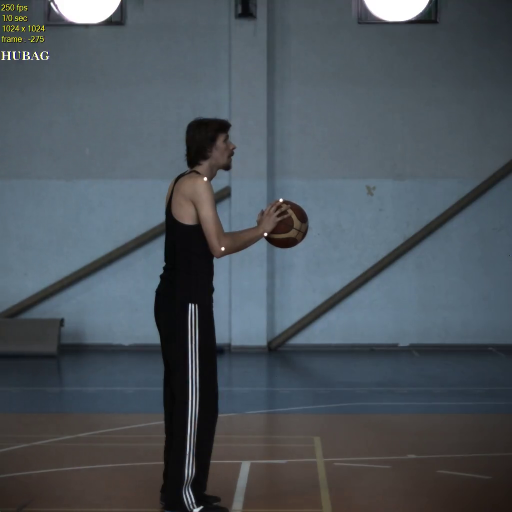
#> input picture frame 26 of basket.mp4, 1024 x 1024 px (shown at 1/2 size)
$ python 'app3 copy.py'
#> lines starting #> are read from the running program, lines starting #| are printed output that depends on the picture; after the words box and inside, x2 and y2 are one past the last pixel; in counts of white or black regions, pixels touching at a corner belong together
import numpy as np
import cv2
import time
import math
import matplotlib.pyplot as plt

# ORB kullanılıyor
orb = cv2.ORB_create()

def grayscale(_img):
    # Gri tonlama ve threshold
    gray_image = cv2.cvtColor(_img, cv2.COLOR_BGR2GRAY)
    _, thresh = cv2.threshold(gray_image, 240, 255, cv2.THRESH_BINARY)
    return thresh

def findAngle(p1, p2, p3):
    # Üç nokta arasındaki açıyı hesapla
    x1, y1 = p1
    x2, y2 = p2
    x3, y3 = p3

    vec1 = (x1 - x2, y1 - y2)
    vec2 = (x3 - x2, y3 - y2)

    dot_prod = vec1[0] * vec2[0] + vec1[1] * vec2[1]
    mag1 = math.hypot(*vec1)
    mag2 = math.hypot(*vec2)

    if mag1 == 0 or mag2 == 0:
        return 0

    cos_angle = max(-1, min(1, dot_prod / (mag1 * mag2)))
    angle = math.degrees(math.acos(cos_angle))
    return angle

def findKeypointsAndDescriptors(thresh):
    kp, des = orb.detectAndCompute(thresh, None)
    return kp, des

def draw_points_and_angle(img, points, angle):
    # Noktaları çiz
    for i, point in enumerate(points):
        cv2.circle(img, point, 5, (0, 255, 0), -1)
        cv2.putText(img, f"P{i+1}", (point[0] + 5, point[1] - 5), cv2.FONT_HERSHEY_SIMPLEX, 0.5, (255, 0, 0), 1)

    # Üç nokta arasına çizgi çiz
    cv2.line(img, points[0], points[1], (255, 0, 0), 2)
    cv2.line(img, points[1], points[2], (255, 0, 0), 2)

    # Açıyı görüntüye yaz
    cv2.putText(img, f"Aci: {angle:.2f} deg", (20, 80), cv2.FONT_HERSHEY_SIMPLEX, 0.8, (0, 0, 255), 2)

def match_previous_points(prev_points, curr_keypoints):
    """
    Önceki karedeki noktaları, mevcut karedeki keypoint'lerle eşleştirir.
    """
    matched_points = []
    for prev_pt in prev_points:
        min_distance = float('inf')
        closest_pt = None

        for kp in curr_keypoints:
            curr_pt = (int(kp.pt[0]), int(kp.pt[1]))
            distance = math.hypot(prev_pt[0] - curr_pt[0], prev_pt[1] - curr_pt[1])

            if distance < min_distance:
                min_distance = distance
                closest_pt = curr_pt

        matched_points.append(closest_pt)

    return matched_points

def main():
    cap = cv2.VideoCapture('./basket.mp4')

    cap.set(cv2.CAP_PROP_FRAME_WIDTH, 640)
    cap.set(cv2.CAP_PROP_FRAME_HEIGHT, 480)

    pTime = 0
    angles = []
    frame_count = 0

    prev_points = None  # Önceki karede seçilen noktalar

    while cap.isOpened():
        success, img = cap.read()
#> img is the input picture: shape (1024, 1024, 3); mean B, G, R 91.4, 84.4, 76.2
        if not success:
            print("Video okuma hatası...")
            break

        # FPS hesaplama
        cTime = time.time()
        fps_display = int(1 / (cTime - pTime + 1e-5))
        pTime = cTime

        h, w, c = img.shape
#> h = 1024; w = 1024; c = 3

        cv2.rectangle(img, (0,0), (100,150), (0, 0, 0), -1)
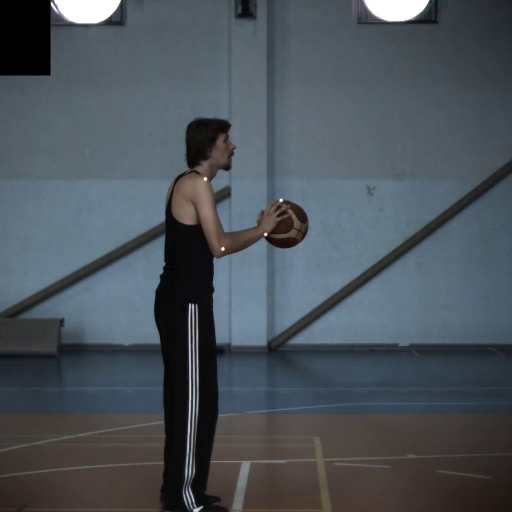
#> img: shape (1024, 1024, 3) (shown at 1/2 size); 1.45% of pixels changed, all inside (x1, y1, x2, y2) = (0, 0, 101, 151)
        cv2.rectangle(img, (w,h) , (0,h-433), (0, 0, 0), -1)
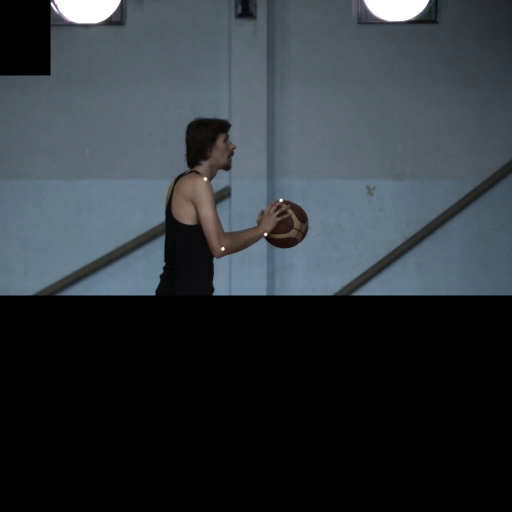
#> img: shape (1024, 1024, 3) (shown at 1/2 size); mean B, G, R 59.8, 54.6, 48.1
        cv2.rectangle(img, (0,0) , (w,45), (0, 0, 0), -1)
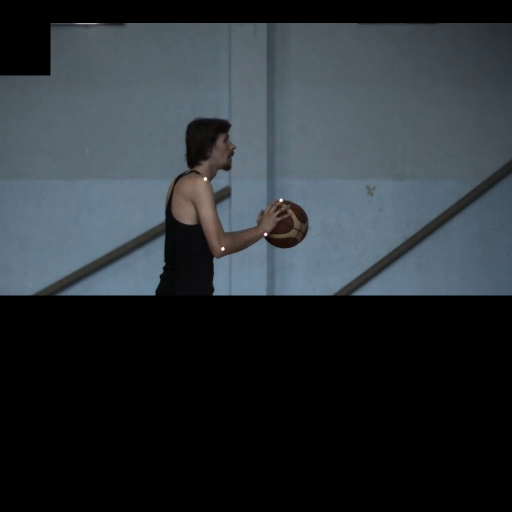
#> img: shape (1024, 1024, 3) (shown at 1/2 size); 4.05% of pixels changed, all inside (x1, y1, x2, y2) = (101, 0, 1024, 46)
        thres = grayscale(img)
#> in grayscale, `gray_image = cv2.cvtColor(_img, cv2.COLOR_BGR2GRAY)`:
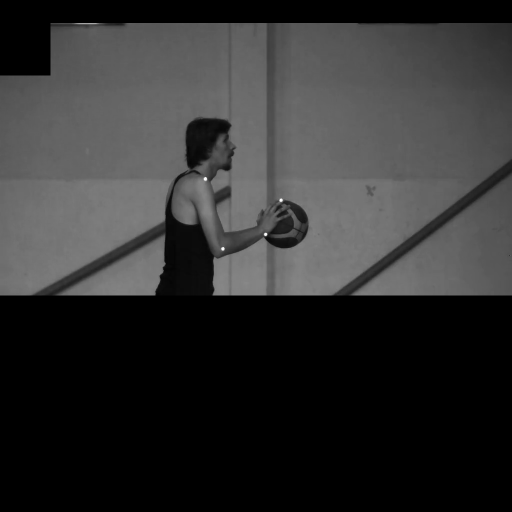
#> gray_image: shape (1024, 1024) (shown at 1/2 size); min 0, max 255, mean 48.8
#> in grayscale, `_, thresh = cv2.threshold(gray_image, 240, 255, cv2.THRESH_BINARY)`:
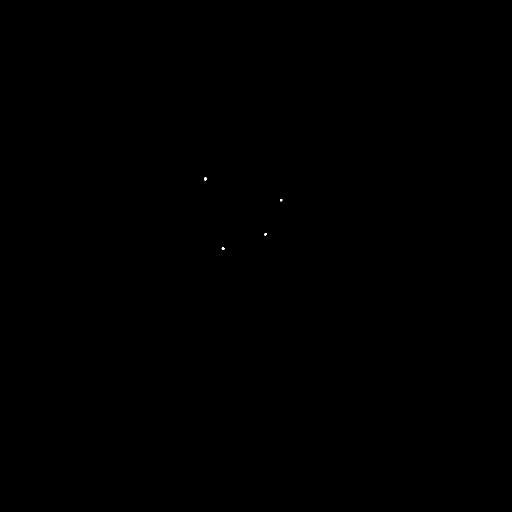
#> thresh: shape (1024, 1024) (shown at 1/2 size); 0.01% white; 4 white regions, box (x1, y1, x2, y2) and area: (408, 355, 414, 361) 28, (443, 495, 449, 500) 23, (529, 466, 534, 471) 21, (560, 398, 565, 403) 20
        keypoints, descriptors = findKeypointsAndDescriptors(thres)
#> in findKeypointsAndDescriptors, `kp, des = orb.detectAndCompute(thresh, None)`: kp = 24 keypoints; strongest (x, y, size): (410, 359, 44.6), (410, 356, 44.6), (446, 497, 44.6), (444, 497, 44.6)
#> keypoints has the same summary as kp in findKeypointsAndDescriptors


        # Nokta seçim işlemi
        if len(keypoints) >= 3:
            if prev_points is None:
                # İlk karede 3 keypoint seçilir
                prev_points = [(int(kp.pt[0]), int(kp.pt[1])) for kp in keypoints[:3]]
#> prev_points = [(410, 355), (410, 358), (443, 496)]
            else:
                # Sonraki karelerde önceki noktalarla en yakın eşleşme yapılır
                prev_points = match_previous_points(prev_points, keypoints)

            # Açı hesaplama
            if len(prev_points) == 3:
                angle = findAngle(prev_points[0], prev_points[1], prev_points[2])
#> angle = 166.6
                angles.append(angle)
                print(f"Frame {frame_count}: Açı: {angle:.2f} derece")
#| Frame 0: Açı: 166.55 derece

                # Noktaları ve açıyı çiz
                draw_points_and_angle(img, prev_points, angle)
#> the loop in draw_points_and_angle, `for i, point in enumerate(points):` made 3 passes
#> after the loop in draw_points_and_angle, `for i, point in enumerate(points):`: img: shape (1024, 1024, 3); 0.03% of pixels changed, all inside (x1, y1, x2, y2) = (405, 340, 468, 502)
#> in draw_points_and_angle, `cv2.line(img, points[0], points[1], (255, 0, 0), 2)`: img: shape (1024, 1024, 3); mean B, G, R 55.1, 50.2, 43.7
#> in draw_points_and_angle, `cv2.line(img, points[1], points[2], (255, 0, 0), 2)`: img: shape (1024, 1024, 3); mean B, G, R 55.2, 50.1, 43.7

        frame_count += 1

        # FPS göster
        cv2.putText(img, f'FPS: {fps_display}', (20, 50), cv2.FONT_HERSHEY_SIMPLEX, 0.8, (0, 255, 0), 2)
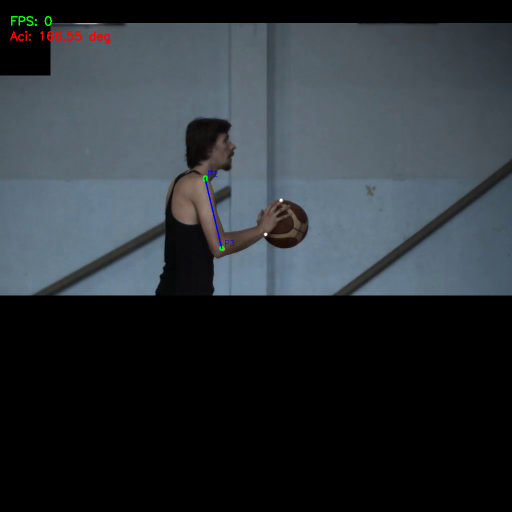
#> img: shape (1024, 1024, 3) (shown at 1/2 size); mean B, G, R 55.1, 50.2, 44
        cv2.imshow("Keypoints and Angle", img)

        if cv2.waitKey(1) & 0xFF == ord('q'):
#> (key q is pressed here)
            break

    cap.release()
    cv2.destroyAllWindows()

    # Açı değişimini grafikle göster
    plt.figure(figsize=(10, 6))
    plt.plot(angles, label="Açı Değerleri", linewidth=2)
    plt.title("Video Boyunca Açı Değişimi", fontsize=16)
    plt.xlabel("Frame Sayısı", fontsize=14)
    plt.ylabel("Açı (Derece)", fontsize=14)
    plt.legend()
    plt.grid(True)
    plt.show()
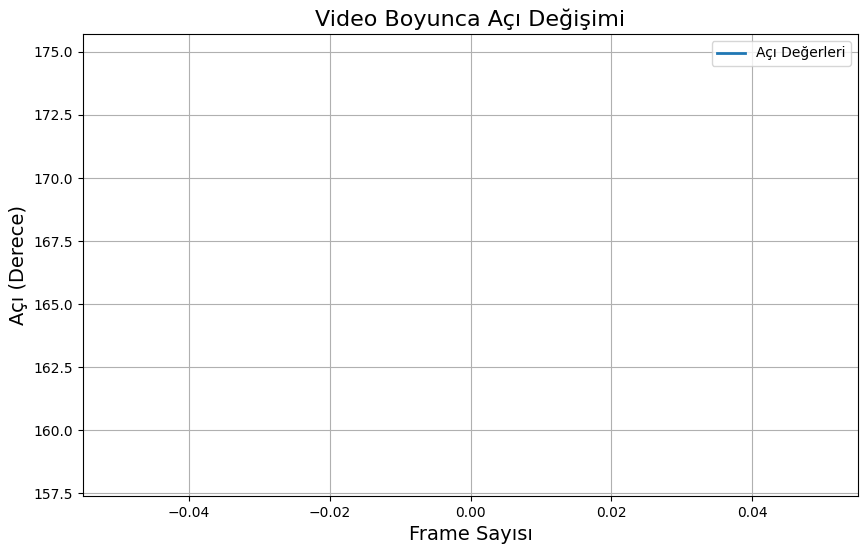
#> figure drawn by matplotlib, 1 panel

if __name__ == "__main__":
    main()

$ run again, starting later in the video
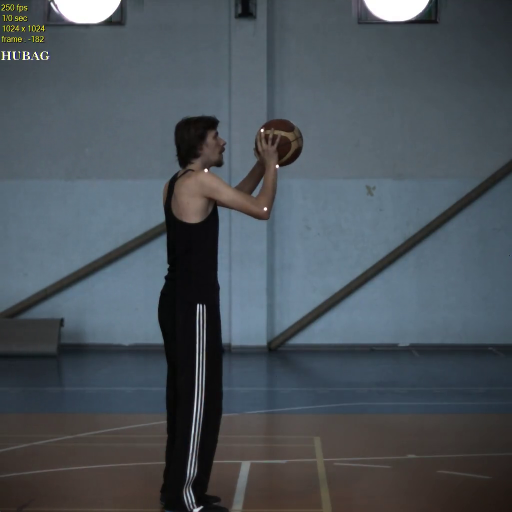
#> input picture frame 119 of basket.mp4, 1024 x 1024 px (shown at 1/2 size)
#> in main, img is the input picture: shape (1024, 1024, 3); mean B, G, R 89.8, 83, 75
#> in grayscale, `gray_image = cv2.cvtColor(_img, cv2.COLOR_BGR2GRAY)`:
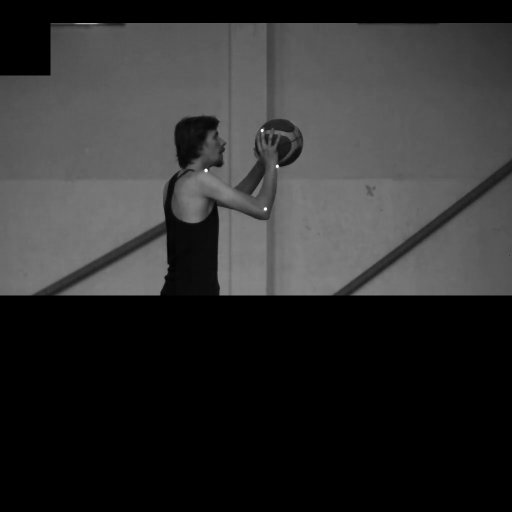
#> gray_image: shape (1024, 1024) (shown at 1/2 size); min 0, max 255, mean 47.9
#> thresh: shape (1024, 1024); 0.01% white; 4 white regions (1 under 20 px), largest, box (x1, y1, x2, y2) and area: (409, 338, 415, 344) 26, (528, 415, 533, 421) 22, (552, 330, 557, 335) 20
#> kp = 21 keypoints; strongest (x, y, size): (554, 333, 44.6), (411, 340, 53.6), (530, 416, 53.6), (555, 332, 53.6)
#> keypoints has the same summary as kp in findKeypointsAndDescriptors
#> prev_points = [(554, 332), (525, 259), (554, 331)]
#> angle = 0.273
#| Frame 0: Açı: 0.27 derece
#> the loop in draw_points_and_angle, `for i, point in enumerate(points):` made 3 passes
#> in main, `plt.show()`:
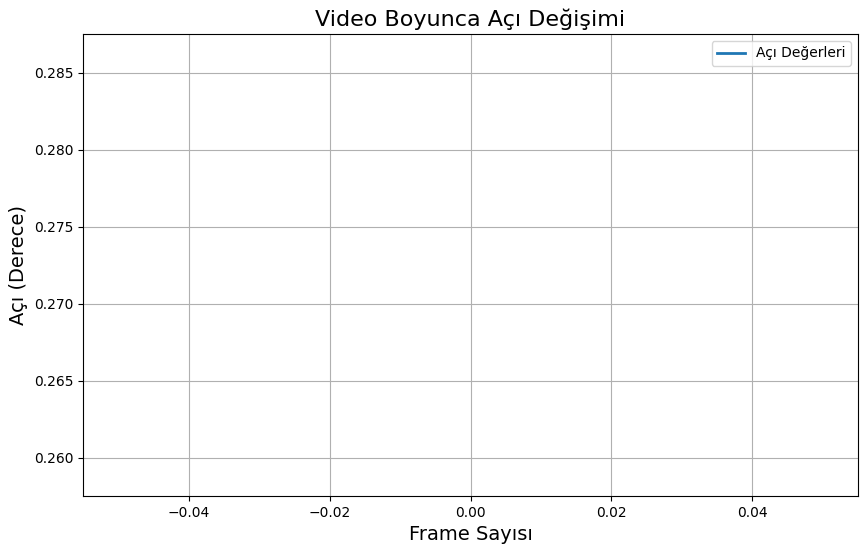
#> figure drawn by matplotlib, 1 panel

$ run again, starting later in the video
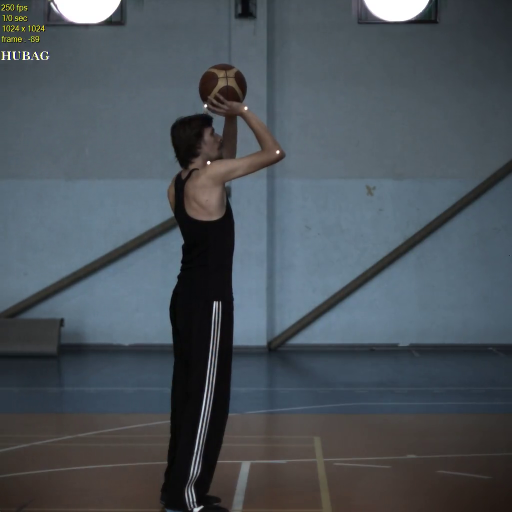
#> input picture frame 212 of basket.mp4, 1024 x 1024 px (shown at 1/2 size)
#> in main, img is the input picture: shape (1024, 1024, 3); mean B, G, R 89.9, 83, 75.1
#> in grayscale, `gray_image = cv2.cvtColor(_img, cv2.COLOR_BGR2GRAY)`:
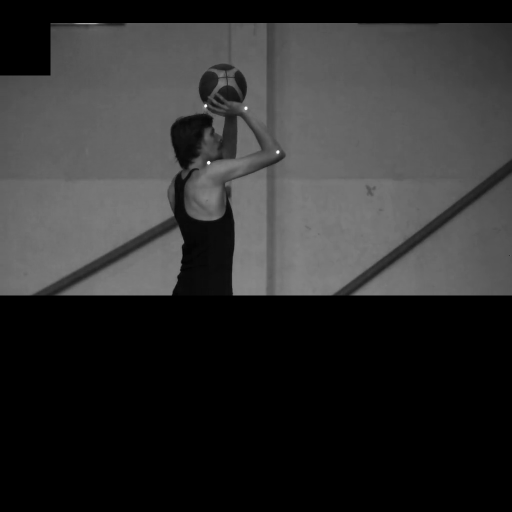
#> gray_image: shape (1024, 1024) (shown at 1/2 size); min 0, max 255, mean 47.9
#> thresh: shape (1024, 1024); 0.01% white in thin lines or dots, all inside (x1, y1, x2, y2) = (409, 209, 559, 328)
#> kp = 22 keypoints; strongest (x, y, size): (490, 216, 44.6), (410, 210, 44.6), (416, 325, 53.6), (555, 304, 53.6)
#> keypoints has the same summary as kp in findKeypointsAndDescriptors
#> prev_points = [(410, 210), (489, 216), (411, 210)]
#> angle = 0.0555
#| Frame 0: Açı: 0.06 derece
#> the loop in draw_points_and_angle, `for i, point in enumerate(points):` made 3 passes
#> in main, `plt.show()`:
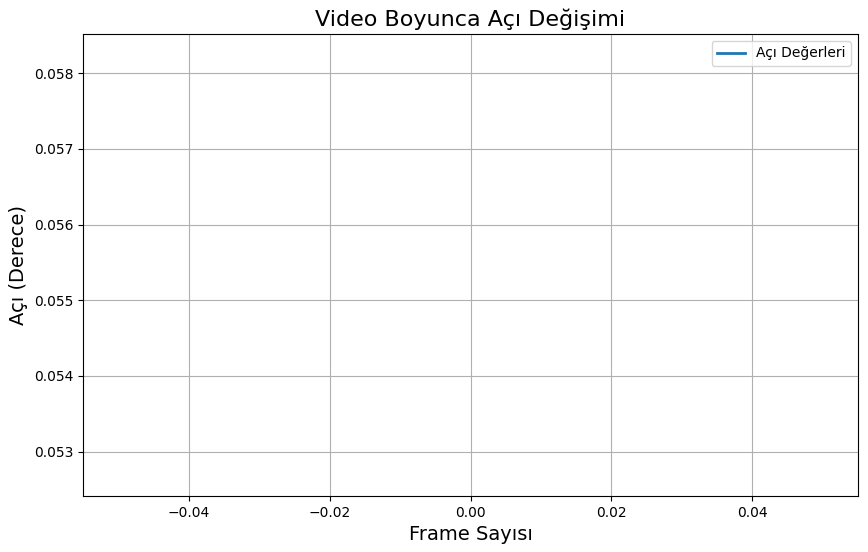
#> figure drawn by matplotlib, 1 panel
